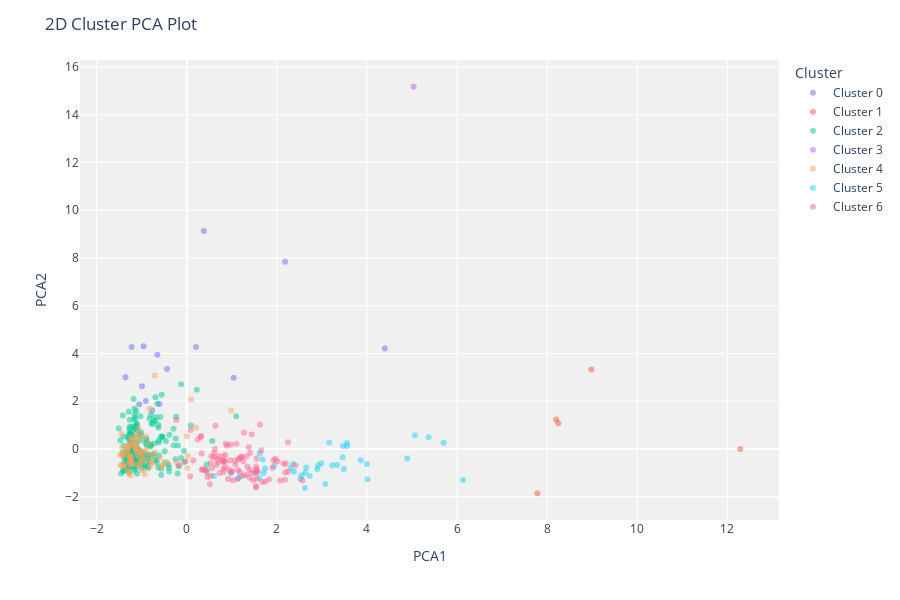
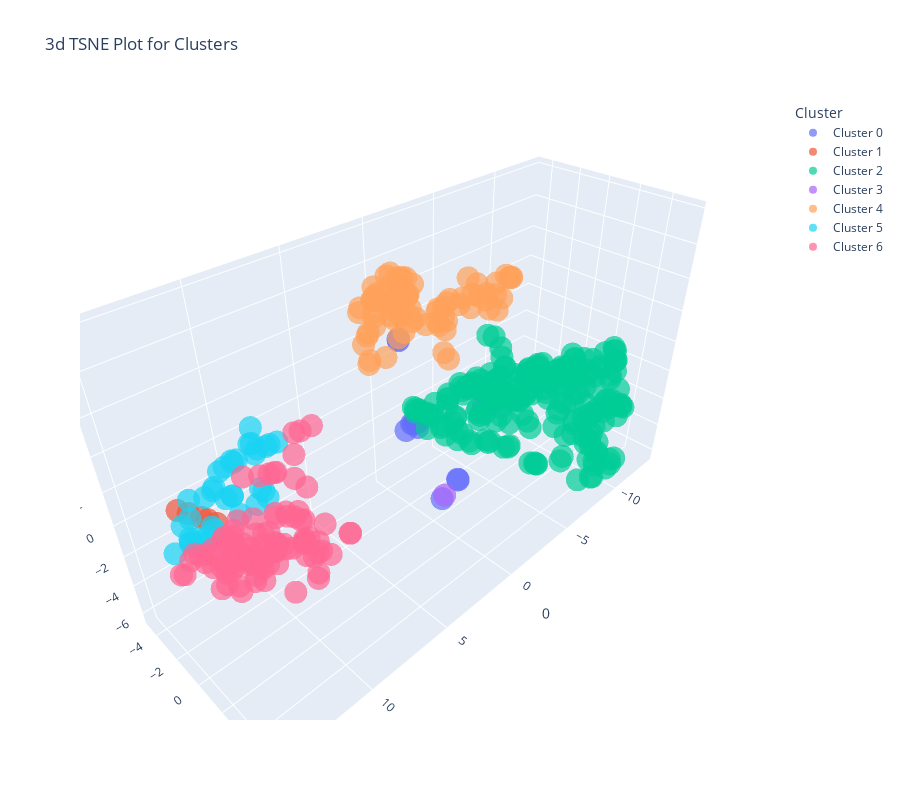

The notebook cell these images were saved under, in order:
### Code cell
for pt in plot_types: 
    plot_model(x, plot = pt)

### Figure 1 — Plotly figure (JSON) as saved in the notebook; plotly's stock layout.template omitted (floating-point values rounded to 4 significant figures; data arrays with more than 128 entries replaced by an {"elided": "..."} marker saying what was removed)
{"data": [{"customdata": [[1], [1], [1], [1], [1], [1], [1], [1], [1], [1], [1], [1], [1], [1], [2]], "hovertemplate": "Cluster=Cluster 0<br>PCA1=%{x}<br>PCA2=%{y}<br>Feature=%{customdata[0]}<extra></extra>", "legendgroup": "Cluster 0", "marker": {"color": "#636efa", "opacity": 0.5, "symbol": "circle"}, "mode": "markers", "name": "Cluster 0", "orientation": "v", "showlegend": true, "textposition": "top center", "type": "scatter", "x": [-0.9941, 2.182, -0.6045, -0.6526, -1.224, -0.7679, 0.3781, 1.041, -0.9097, -0.4387, -1.056, -1.36, 0.204, -0.9575, 4.398], "xaxis": "x", "y": [2.622, 7.841, 1.882, 3.942, 4.266, 1.615, 9.133, 2.983, 2.004, 3.346, 1.867, 3.0, 4.273, 4.298, 4.21], "yaxis": "y"}, {"customdata": [[2], [2], [2], [2], [2]], "hovertemplate": "Cluster=Cluster 1<br>PCA1=%{x}<br>PCA2=%{y}<br>Feature=%{customdata[0]}<extra></extra>", "legendgroup": "Cluster 1", "marker": {"color": "#EF553B", "opacity": 0.5, "symbol": "circle"}, "mode": "markers", "name": "Cluster 1", "orientation": "v", "showlegend": true, "textposition": "top center", "type": "scatter", "x": [8.249, 12.29, 8.203, 8.982, 7.785], "xaxis": "x", "y": [1.073, -0.001452, 1.229, 3.325, -1.857], "yaxis": "y"}, {"customdata": {"elided": "205x1 int values"}, "hovertemplate": "Cluster=Cluster 2<br>PCA1=%{x}<br>PCA2=%{y}<br>Feature=%{customdata[0]}<extra></extra>", "legendgroup": "Cluster 2", "marker": {"color": "#00cc96", "opacity": 0.5, "symbol": "circle"}, "mode": "markers", "name": "Cluster 2", "orientation": "v", "showlegend": true, "textposition": "top center", "type": "scatter", "x": {"elided": "205 float values"}, "xaxis": "x", "y": {"elided": "205 float values"}, "yaxis": "y"}, {"customdata": [[1]], "hovertemplate": "Cluster=Cluster 3<br>PCA1=%{x}<br>PCA2=%{y}<br>Feature=%{customdata[0]}<extra></extra>", "legendgroup": "Cluster 3", "marker": {"color": "#ab63fa", "opacity": 0.5, "symbol": "circle"}, "mode": "markers", "name": "Cluster 3", "orientation": "v", "showlegend": true, "textposition": "top center", "type": "scatter", "x": [5.036], "xaxis": "x", "y": [15.17], "yaxis": "y"}, {"customdata": [[1], [1], [1], [1], [1], [1], [1], [1], [1], [1], [1], [1], [1], [1], [1], [1], [1], [1], [1], [1], [1], [1], [1], [1], [1], [1], [1], [1], [1], [1], [1], [1], [1], [1], [1], [1], [1], [1], [1], [1], [1], [1], [1], [1], [1], [1], [1], [1], [1], [1], [1], [1], [1], [1], [1], [1], [1], [1], [1], [1], [1], [1], [1], [1], [1], [1], [1], [1], [1], [1], [1], [1], [1], [1], [1], [1], [1], [1]], "hovertemplate": "Cluster=Cluster 4<br>PCA1=%{x}<br>PCA2=%{y}<br>Feature=%{customdata[0]}<extra></extra>", "legendgroup": "Cluster 4", "marker": {"color": "#FFA15A", "opacity": 0.5, "symbol": "circle"}, "mode": "markers", "name": "Cluster 4", "orientation": "v", "showlegend": true, "textposition": "top center", "type": "scatter", "x": [-1.428, -1.447, -1.079, -0.5399, 0.9872, -0.7697, -1.315, -1.433, -0.9968, -1.024, -1.297, -1.135, -1.096, -1.056, -1.088, -1.31, -1.253, -1.116, -0.5969, -1.145, -0.8494, -1.029, -0.7766, -1.245, -0.8149, -1.313, -0.911, -1.213, -1.134, -1.281, -1.06, -1.079, -1.434, -0.8717, -1.175, -0.4397, -1.138, -0.5549, -1.253, -0.9867, -1.377, -0.8947, -0.7146, -0.9456, -0.9847, -1.223, 0.09579, 0.01486, -1.385, -1.259, -1.29, -1.112, 0.807, -1.396, -0.226, -1.241, -1.304, -1.012, -0.9349, -1.278, -1.45, 0.206, -3.899e-05, -1.082, -1.25, -1.107, -0.9944, -1.477, -0.8205, 0.02241, -0.7116, -1.22, -1.228, -1.285, -1.242, -1.468, -1.232, -0.8296], "xaxis": "x", "y": [-0.2801, -0.2153, 0.8571, -0.6719, 1.614, -0.5324, 0.0374, 0.05815, -0.5459, -0.5283, -0.2902, 0.211, 0.6315, -0.04972, -0.1228, -0.9292, -0.3233, 0.5244, -0.3856, -0.0009892, 0.2342, -0.165, -0.5848, -0.2701, -0.2545, -0.1055, 0.5251, -0.6438, -0.04748, -1.007, -0.7351, -0.319, -0.6955, -0.476, 0.1522, -0.5594, 0.253, -0.7222, -0.5502, -0.3656, -0.6462, -0.07396, 3.076, -0.1009, -0.8971, -0.604, 2.067, -0.8085, -0.1981, -1.1, 0.1203, -0.6578, -0.306, -0.7438, -0.5734, -0.3673, 0.03645, 0.5259, -1.053, -0.492, 0.6294, 0.8924, 0.5356, 0.3934, -0.6541, 0.05974, -0.2335, -0.2395, -0.7539, -0.2812, -0.1473, -0.4287, 0.24, 0.1319, 0.4842, -0.6907, 0.3421, 1.686], "yaxis": "y"}, {"customdata": [[2], [2], [2], [2], [2], [2], [2], [2], [2], [2], [2], [2], [2], [2], [2], [2], [2], [2], [2], [2], [2], [2], [2], [2], [2], [2], [2], [2], [2], [2], [2], [2], [2], [2], [2], [2], [2], [2], [2], [2]], "hovertemplate": "Cluster=Cluster 5<br>PCA1=%{x}<br>PCA2=%{y}<br>Feature=%{customdata[0]}<extra></extra>", "legendgroup": "Cluster 5", "marker": {"color": "#19d3f3", "opacity": 0.5, "symbol": "circle"}, "mode": "markers", "name": "Cluster 5", "orientation": "v", "showlegend": true, "textposition": "top center", "type": "scatter", "x": [3.232, 0.603, 5.369, 2.525, 3.865, 3.47, 3.164, 2.983, 2.916, 3.56, 3.342, 2.652, 3.555, 2.631, 0.9781, 4.897, 3.076, 3.49, 6.136, 4.003, 2.897, 5.701, 1.521, 1.939, 1.737, 1.706, 2.549, 2.731, 1.187, 2.362, 2.378, 5.063, 1.611, 2.303, 2.621, 1.621, 3.462, 1.682, 1.141, 4.013], "xaxis": "x", "y": [-0.6889, -1.138, 0.4918, -1.25, -0.4799, 0.1187, 0.2707, -0.5981, -0.71, 0.2466, -0.6644, -0.776, 0.1171, -1.001, -1.023, -0.4063, -1.474, -0.8406, -1.301, -0.6371, -0.8528, 0.259, -1.0, -0.7079, -0.8245, -1.004, -1.11, -1.136, -1.159, -0.6331, -0.9613, 0.5691, -1.221, -0.8014, -1.639, -0.1783, -0.3503, -0.4469, -1.237, -1.272], "yaxis": "y"}, {"customdata": [[2], [2], [2], [2], [2], [2], [2], [2], [2], [2], [2], [2], [2], [2], [2], [2], [2], [2], [2], [2], [2], [2], [2], [2], [2], [2], [2], [2], [2], [2], [2], [2], [2], [2], [2], [2], [2], [2], [2], [2], [2], [2], [2], [2], [2], [2], [2], [2], [2], [2], [2], [2], [2], [2], [2], [2], [2], [2], [2], [2], [2], [2], [2], [2], [2], [2], [2], [2], [2], [2], [2], [2], [2], [2], [2], [2], [2], [2], [2], [2], [2], [2], [2], [2], [2], [2], [2], [2], [2], [2], [2], [2], [2], [2], [2], [2]], "hovertemplate": "Cluster=Cluster 6<br>PCA1=%{x}<br>PCA2=%{y}<br>Feature=%{customdata[0]}<extra></extra>", "legendgroup": "Cluster 6", "marker": {"color": "#FF6692", "opacity": 0.5, "symbol": "circle"}, "mode": "markers", "name": "Cluster 6", "orientation": "v", "showlegend": true, "textposition": "top center", "type": "scatter", "x": [2.187, 1.52, 0.355, 2.199, 2.566, 0.9825, 2.411, 0.8525, 1.212, 1.4, 1.578, 1.225, 1.549, 0.5351, 0.6844, 1.971, 1.083, 0.3081, 1.833, 0.5609, 1.063, 1.269, 0.634, 0.5301, 0.3996, 0.7912, 2.151, 1.256, -0.1682, 1.44, 0.9149, 1.407, 0.6548, 0.1456, 1.258, 0.7125, 0.8671, 0.3315, 0.3168, 1.626, 1.554, 0.7948, 1.374, 0.7001, 0.5145, 1.744, 2.248, 1.538, 1.144, 1.55, 0.4324, 2.069, 2.18, 0.8147, 1.181, 0.5509, 0.8157, 1.344, 1.543, 1.394, 1.471, 1.022, 1.14, 1.132, 1.539, 0.9807, -0.2322, -0.02826, 1.103, 0.6058, 0.07535, 1.678, 1.167, 0.3337, 0.2448, 1.432, 1.654, 1.904, 0.4599, 0.8615, 1.317, 1.328, 1.013, 2.014, 0.6238, 2.249, 1.927, 0.08378, 0.8303, 0.8944, 0.608, 0.9564, 1.542, 0.9433, 0.7277, 0.8439], "xaxis": "x", "y": [-0.985, -1.01, -0.8692, -0.6107, -1.324, -0.9636, -0.6997, -0.2427, -0.3379, -1.212, -0.9617, -0.3385, -0.4002, -1.127, -0.4312, -0.4092, -0.6537, 0.496, -1.266, -0.8024, -0.4846, 0.6821, 0.9742, -0.5854, -0.8463, -0.4611, -0.6179, -0.5125, -0.6888, 0.6089, -1.257, -0.1606, -0.6724, -0.4815, -1.122, -0.3068, 0.2204, -0.1942, 0.5427, 1.012, -0.91, -0.5531, 0.0685, -0.5576, -1.477, -1.377, 0.2757, -1.621, -0.4457, -1.245, -0.9642, -1.327, -1.287, -0.972, -0.98, -0.3105, -0.8254, -0.7352, -0.8397, -0.8753, -1.318, -1.313, -0.8883, -1.263, -1.549, 0.1883, 1.212, -0.5131, 0.2172, -0.3462, -1.16, -1.388, -0.3921, -0.8642, 0.3937, -1.002, -0.06046, -0.7892, -1.176, -0.7526, -1.089, -0.3076, -0.9473, -0.5171, 0.000787, -0.9454, -0.4772, 0.7906, -0.5128, 0.1278, -0.1706, -0.479, -0.7436, -0.8831, -1.014, -0.5154], "yaxis": "y"}], "layout": {"height": 600, "legend": {"title": {"text": "Cluster"}, "tracegroupgap": 0}, "margin": {"t": 60}, "plot_bgcolor": "rgb(240,240,240)", "title": {"text": "2D Cluster PCA Plot"}, "xaxis": {"anchor": "y", "domain": [0, 1], "title": {"text": "PCA1"}}, "yaxis": {"anchor": "x", "domain": [0, 1], "title": {"text": "PCA2"}}}}

### Figure 2 — Plotly figure (JSON) as saved in the notebook; plotly's stock layout.template omitted (floating-point values rounded to 4 significant figures; data arrays with more than 128 entries replaced by an {"elided": "..."} marker saying what was removed)
{"data": [{"customdata": [[1], [1], [1], [1], [1], [1], [1], [1], [1], [1], [1], [1], [1], [1], [2]], "hovertemplate": "Cluster=Cluster 0<br>0=%{x}<br>1=%{y}<br>2=%{z}<br>Feature=%{customdata[0]}<extra></extra>", "legendgroup": "Cluster 0", "marker": {"color": "#636efa", "opacity": 0.7, "symbol": "circle"}, "mode": "markers", "name": "Cluster 0", "scene": "scene", "showlegend": true, "type": "scatter3d", "x": [0.06292, 0.8471, -0.7657, 0.02563, -1.023, 0.06663, -0.5923, -0.487, -0.8393, 0.07664, 0.07718, -0.3551, -0.4834, 0.2038, 1.085], "y": [-2.595, -1.307, -2.071, -1.24, 2.891, -2.609, 2.841, 1.38, -2.242, -1.676, -2.569, -1.823, 1.354, -1.396, 1.689], "z": [4.354, -0.3852, -1.43, -0.2456, 2.599, 4.439, 2.617, -3.077, -1.179, -0.5274, 4.468, -0.6554, -3.041, -0.3172, -3.259]}, {"customdata": [[2], [2], [2], [2], [2]], "hovertemplate": "Cluster=Cluster 1<br>0=%{x}<br>1=%{y}<br>2=%{z}<br>Feature=%{customdata[0]}<extra></extra>", "legendgroup": "Cluster 1", "marker": {"color": "#EF553B", "opacity": 0.7, "symbol": "circle"}, "mode": "markers", "name": "Cluster 1", "scene": "scene", "showlegend": true, "type": "scatter3d", "x": [13.78, 14.13, 13.46, 13.67, 14.17], "y": [0.452, 0.1244, 1.057, 0.7455, -0.8307], "z": [3.02, 3.252, 2.893, 3.026, 2.815]}, {"customdata": {"elided": "205x1 int values"}, "hovertemplate": "Cluster=Cluster 2<br>0=%{x}<br>1=%{y}<br>2=%{z}<br>Feature=%{customdata[0]}<extra></extra>", "legendgroup": "Cluster 2", "marker": {"color": "#00cc96", "opacity": 0.7, "symbol": "circle"}, "mode": "markers", "name": "Cluster 2", "scene": "scene", "showlegend": true, "type": "scatter3d", "x": {"elided": "205 float values"}, "y": {"elided": "205 float values"}, "z": {"elided": "205 float values"}}, {"customdata": [[1]], "hovertemplate": "Cluster=Cluster 3<br>0=%{x}<br>1=%{y}<br>2=%{z}<br>Feature=%{customdata[0]}<extra></extra>", "legendgroup": "Cluster 3", "marker": {"color": "#ab63fa", "opacity": 0.7, "symbol": "circle"}, "mode": "markers", "name": "Cluster 3", "scene": "scene", "showlegend": true, "type": "scatter3d", "x": [0.8523], "y": [1.645], "z": [-3.182]}, {"customdata": [[1], [1], [1], [1], [1], [1], [1], [1], [1], [1], [1], [1], [1], [1], [1], [1], [1], [1], [1], [1], [1], [1], [1], [1], [1], [1], [1], [1], [1], [1], [1], [1], [1], [1], [1], [1], [1], [1], [1], [1], [1], [1], [1], [1], [1], [1], [1], [1], [1], [1], [1], [1], [1], [1], [1], [1], [1], [1], [1], [1], [1], [1], [1], [1], [1], [1], [1], [1], [1], [1], [1], [1], [1], [1], [1], [1], [1], [1]], "hovertemplate": "Cluster=Cluster 4<br>0=%{x}<br>1=%{y}<br>2=%{z}<br>Feature=%{customdata[0]}<extra></extra>", "legendgroup": "Cluster 4", "marker": {"color": "#FFA15A", "opacity": 0.7, "symbol": "circle"}, "mode": "markers", "name": "Cluster 4", "scene": "scene", "showlegend": true, "type": "scatter3d", "x": [1.203, 0.9018, 1.598, 4.364, 4.193, 2.648, 0.755, 0.9498, 2.878, 3.414, -3.833, -3.011, -2.852, -3.563, -3.611, -5.158, -4.155, -2.616, -3.371, -3.156, -2.904, -3.756, -4.74, -4.117, -3.632, -3.516, -2.282, -4.606, -3.339, -5.189, -5.011, -3.762, 1.848, 2.819, 0.7725, 4.427, 1.145, 3.632, 2.396, 2.312, 1.875, 2.028, 0.268, 1.736, 3.557, 2.117, 2.756, 4.582, 1.264, 2.609, 1.122, 2.679, 4.857, 1.863, 4.242, 2.22, 0.9583, 1.543, 3.076, 1.668, 0.3018, 4.1, 1.196, 0.9211, 2.545, 1.289, 2.178, 1.106, 3.797, 4.533, 2.962, 2.077, 1.469, 0.7632, 0.8898, 1.564, 0.7103, 0.4407], "y": [1.383, -0.946, -0.8735, -0.2969, -0.08801, 1.421, -1.983, 1.497, -1.037, -0.4566, -1.004, -1.173, -1.922, 0.1677, 0.9025, 0.4436, 0.7042, -1.926, -0.9294, -0.5134, -1.764, 0.002797, 0.4394, 0.3243, -0.5359, 0.4434, -2.088, -0.05027, -1.279, 0.4391, 0.4321, -0.4647, 0.4151, -1.307, -2.268, -0.3176, 1.412, 0.8476, 0.2247, -1.22, -0.5819, 1.414, 1.207, -0.05123, -0.0003524, -0.9731, -0.5438, 0.4639, -1.157, 0.5102, -1.224, -0.1466, 0.4213, -0.2586, 0.4972, -0.9182, 1.697, -0.5525, 1.357, -0.07502, -2.069, -0.1235, -3.055, 1.589, 0.0826, 1.426, -1.755, -0.9396, -0.07835, 0.2998, -1.046, -0.4464, -1.36, -0.9055, -0.6583, -0.3337, -1.857, 1.056], "z": [8.099, 7.834, 5.834, 8.691, 5.812, 8.201, 6.898, 7.61, 8.464, 9.313, 6.225, 5.847, 5.753, 6.383, 6.076, 7.208, 6.486, 5.584, 7.332, 5.856, 5.972, 6.636, 7.475, 6.55, 7.043, 5.997, 5.356, 6.935, 6.071, 7.218, 7.262, 6.303, 9.218, 8.147, 6.574, 8.477, 7.238, 8.466, 8.994, 7.929, 9.197, 7.62, 4.968, 7.489, 9.225, 8.645, 5.371, 7.836, 7.831, 9.735, 7.065, 9.837, 7.337, 9.329, 8.035, 9.303, 7.522, 6.247, 9.36, 8.479, 6.067, 5.965, 6.29, 6.986, 9.253, 7.473, 7.743, 8.097, 8.934, 7.58, 7.403, 8.465, 6.654, 7.104, 6.532, 9.175, 6.504, 5.333]}, {"customdata": [[2], [2], [2], [2], [2], [2], [2], [2], [2], [2], [2], [2], [2], [2], [2], [2], [2], [2], [2], [2], [2], [2], [2], [2], [2], [2], [2], [2], [2], [2], [2], [2], [2], [2], [2], [2], [2], [2], [2], [2]], "hovertemplate": "Cluster=Cluster 5<br>0=%{x}<br>1=%{y}<br>2=%{z}<br>Feature=%{customdata[0]}<extra></extra>", "legendgroup": "Cluster 5", "marker": {"color": "#19d3f3", "opacity": 0.7, "symbol": "circle"}, "mode": "markers", "name": "Cluster 5", "scene": "scene", "showlegend": true, "type": "scatter3d", "x": [13.88, 8.057, 13.26, 10.5, 13.99, 12.56, 12.51, 11.64, 13.5, 12.5, 11.28, 10.74, 14.7, 13.38, 8.515, 13.19, 13.61, 13.48, 13.84, 13.34, 13.21, 12.56, 9.66, 9.59, 9.566, 9.298, 10.71, 12.18, 9.597, 11.25, 11.25, 12.42, 9.249, 10.51, 12.74, 9.063, 11.69, 9.732, 8.708, 11.68], "y": [-1.037, -2.604, 0.03489, -2.152, -0.8066, 1.056, 1.11, -1.577, -1.992, 1.153, -1.881, -2.051, -0.8952, -1.945, -2.549, 0.01812, -2.221, -0.9564, -0.58, -0.4157, -1.095, -0.7106, -1.976, -2.452, -2.13, -2.775, -2.247, -2.52, -1.811, -1.722, -1.712, -0.8073, -2.431, -0.9849, -3.026, -3.055, -0.3729, -1.283, -2.543, -1.651], "z": [0.5409, 2.054, 1.85, 2.625, 0.8552, 0.1894, 0.1559, 1.372, -0.08921, 0.2026, 2.805, 2.674, 0.6374, -0.3862, 2.189, 1.637, 0.599, 0.6344, 2.296, 1.012, 0.043, 2.961, 0.5048, 2.864, 2.448, 2.552, 2.63, 1.194, 0.4029, 1.201, 1.203, 2.994, 2.395, 0.6794, 1.06, 3.2, 1.247, 0.4444, 2.179, 2.925]}, {"customdata": [[2], [2], [2], [2], [2], [2], [2], [2], [2], [2], [2], [2], [2], [2], [2], [2], [2], [2], [2], [2], [2], [2], [2], [2], [2], [2], [2], [2], [2], [2], [2], [2], [2], [2], [2], [2], [2], [2], [2], [2], [2], [2], [2], [2], [2], [2], [2], [2], [2], [2], [2], [2], [2], [2], [2], [2], [2], [2], [2], [2], [2], [2], [2], [2], [2], [2], [2], [2], [2], [2], [2], [2], [2], [2], [2], [2], [2], [2], [2], [2], [2], [2], [2], [2], [2], [2], [2], [2], [2], [2], [2], [2], [2], [2], [2], [2]], "hovertemplate": "Cluster=Cluster 6<br>0=%{x}<br>1=%{y}<br>2=%{z}<br>Feature=%{customdata[0]}<extra></extra>", "legendgroup": "Cluster 6", "marker": {"color": "#FF6692", "opacity": 0.7, "symbol": "circle"}, "mode": "markers", "name": "Cluster 6", "scene": "scene", "showlegend": true, "type": "scatter3d", "x": [11.98, 10.33, 8.155, 12.07, 13.43, 9.274, 12.76, 7.948, 8.408, 11.45, 11.28, 9.867, 10.12, 8.259, 9.062, 11.56, 9.179, 6.147, 13.0, 7.654, 9.497, 9.382, 7.991, 8.223, 7.759, 9.735, 12.31, 11.9, 6.943, 7.557, 10.48, 8.651, 7.632, 7.057, 11.12, 7.785, 7.785, 7.298, 6.069, 8.275, 11.26, 9.422, 7.86, 8.991, 9.804, 12.34, 11.42, 14.03, 10.68, 12.16, 8.215, 13.61, 13.4, 8.551, 10.98, 7.525, 9.437, 10.79, 12.25, 11.13, 13.88, 9.058, 11.25, 12.16, 9.783, 7.217, 6.071, 7.086, 7.872, 8.154, 8.062, 12.59, 9.177, 7.689, 6.745, 10.91, 11.17, 12.37, 8.912, 10.05, 11.9, 11.97, 11.41, 11.6, 7.881, 13.41, 11.16, 6.118, 8.337, 7.663, 7.456, 10.48, 12.0, 10.49, 9.976, 8.24], "y": [-1.134, -1.456, -3.691, -0.6332, -1.511, -2.593, -0.6037, -1.554, -0.7707, -3.182, -2.377, -3.55, -0.7179, -3.493, -3.586, -0.6001, -2.05, 0.009578, -2.163, -2.605, -3.263, -0.6905, -0.4946, -3.164, -3.135, -2.352, -0.9205, -1.524, -3.368, 0.1619, -4.152, -0.4511, -2.066, -2.736, -3.508, -1.746, -1.035, -2.082, -2.275, -0.1456, -2.518, -2.746, -0.179, -2.834, -4.708, -2.626, 0.2509, -2.757, -2.226, -2.669, -3.008, -2.313, -2.189, -2.935, -3.467, -2.356, -3.673, -1.625, -1.86, -3.815, -2.709, -2.96, -3.045, -3.416, -3.311, -1.816, -2.501, -2.56, -0.3688, -2.46, -3.117, -2.66, -2.439, -3.373, -2.516, -3.031, -0.2922, -1.507, -4.72, -3.43, -3.123, -1.262, -3.167, -0.7041, -1.599, -0.0237, -0.5046, 0.01144, -3.84, -0.8416, -2.216, -2.389, -2.635, -3.378, -4.254, -2.946], "z": [-1.018, -2.366, -3.515, -1.427, -0.9002, -3.029, -1.357, -3.966, -3.005, -2.367, -2.357, -5.693, -2.469, -3.021, -4.023, -2.026, -3.603, -3.485, -2.132, -3.085, -5.254, -5.915, -5.412, -5.062, -3.322, -4.833, -1.768, -4.106, -3.672, -3.874, -3.59, -2.761, -2.963, -3.775, -3.224, -3.972, -4.772, -4.441, -4.442, -5.319, -2.304, -4.535, -3.652, -4.771, -3.334, -2.057, -1.885, -2.628, -5.292, -2.465, 0.003525, -1.677, -1.291, 0.1673, -3.836, -0.3872, -3.815, -2.894, -3.202, -2.975, -2.696, 0.3404, -4.419, -4.058, 0.4918, -0.8169, 2.043, 2.118, -3.136, -4.905, -0.1226, -2.237, -5.298, -3.226, 2.069, -2.092, -3.322, -2.175, -3.787, -4.205, -3.94, -4.234, -4.721, -2.209, -5.022, -1.878, -1.881, -3.505, -5.334, -4.401, 1.172, -5.145, -4.81, -4.302, -4.563, -5.25]}], "layout": {"height": 800, "legend": {"title": {"text": "Cluster"}, "tracegroupgap": 0}, "scene": {"domain": {"x": [0, 1], "y": [0, 1]}, "xaxis": {"title": {"text": "0"}}, "yaxis": {"title": {"text": "1"}}, "zaxis": {"title": {"text": "2"}}}, "title": {"text": "3d TSNE Plot for Clusters"}, "width": 900}}
